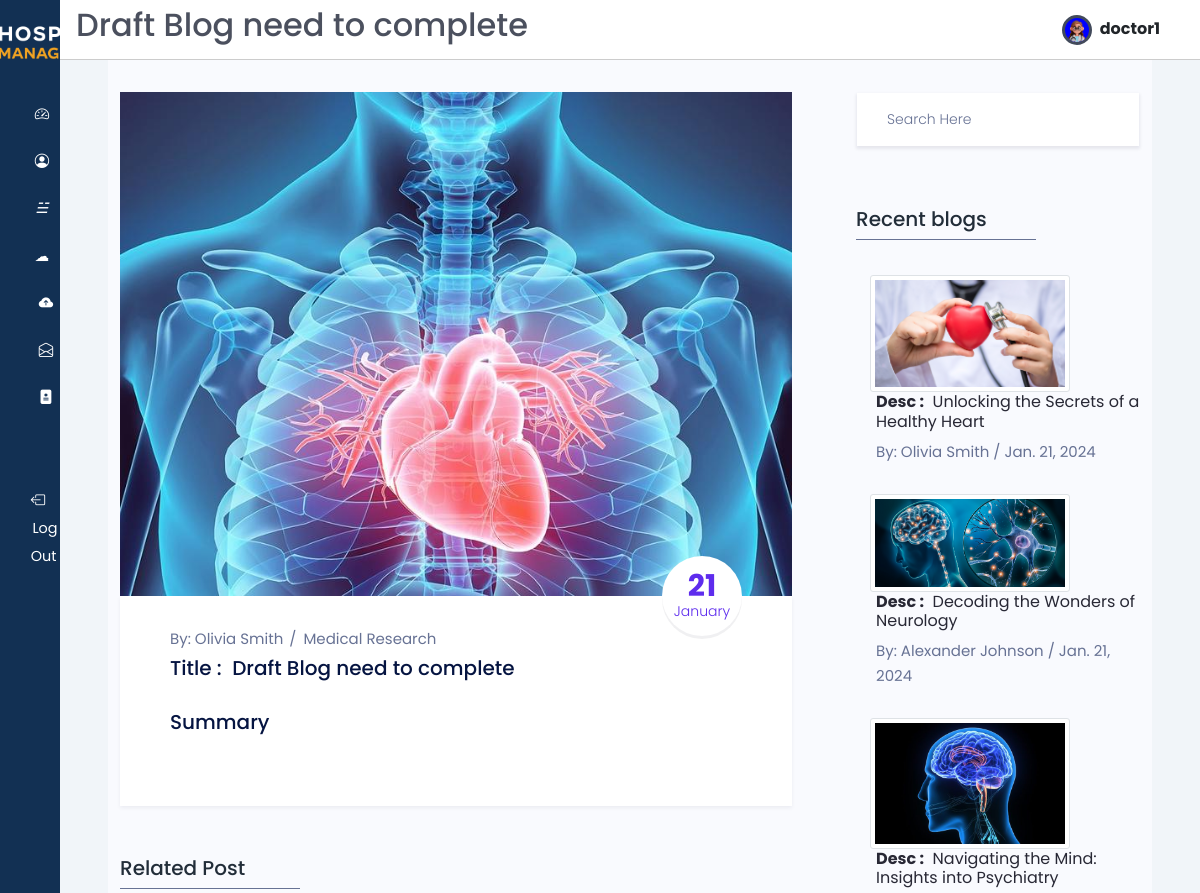
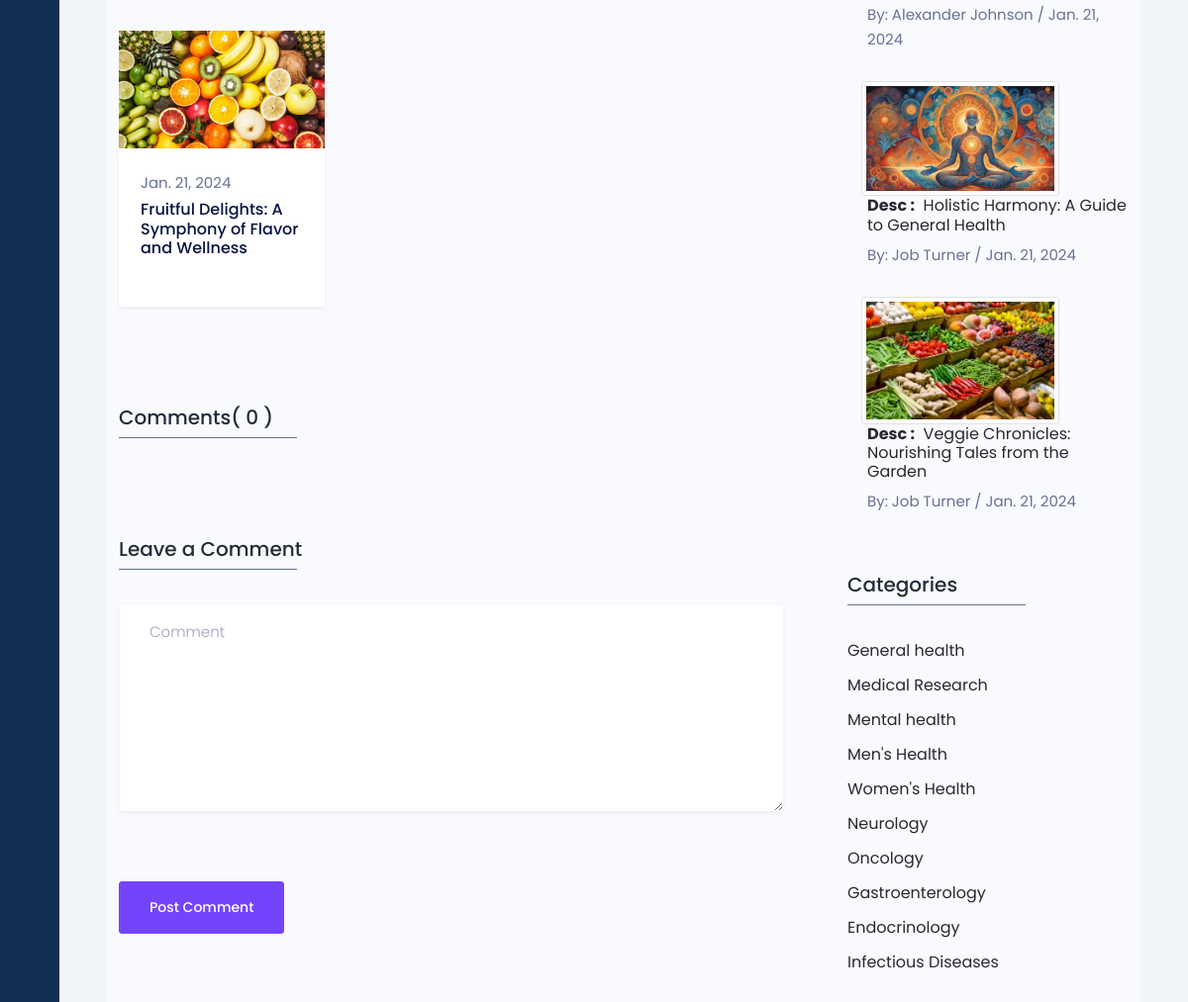
The page /blog/2/ (signed in) on the database its author committed (2 pictures, top to bottom).
### doctors/models.py (models this page shows, shortened)
class Blogs(models.Model):
  blog_id = models.AutoField(primary_key=True)
  title = models.CharField(max_length=255)
  description = models.TextField()
  summary = models.TextField()
  is_published = models.BooleanField(default=False)
  posted_at = models.DateField(default=datetime.now)
  thumbnail = models.ImageField(upload_to="blogs/thumbnail", null=True, blank=True)
  id_category = models.ForeignKey(Category, on_delete=models.PROTECT)
  doctor = models.ForeignKey(Doctors, on_delete=models.CASCADE)
  class Meta:
    verbose_name = "Blog"
    verbose_name_plural = "Blogs"

class Category(models.Model):
  id_category = models.AutoField(primary_key=True)
  name = models.CharField(max_length=50)
  class Meta:
    verbose_name = "Category"
    verbose_name_plural = "Categories"
  def __str__(self):
    return self.name

### users/models.py (models this page shows, shortened)
class Users(AbstractUser):
    email = models.CharField(max_length=50,unique=True)
    username = models.CharField(max_length=50, unique=True)
    password = models.CharField(max_length=200)
    first_name = models.CharField(max_length=50)
    last_name = models.CharField(max_length=50)
    gender_choices = (("Male", "Male"), ("Female", "Female"))
    gender = models.CharField(max_length=10, choices=gender_choices, default="not_known")
    birthday = models.DateField(null=True, blank=True)
    is_doctor = models.BooleanField(default=False)
    profile_avatar = models.ImageField(upload_to="users/profiles", blank=True, default="doctor/profiles/download.png")
    id_address = models.ForeignKey(Address, on_delete=models.CASCADE, null=True)
    class Meta:
      verbose_name = "User"
      verbose_name_plural = "Users"

class Doctors(models.Model):
  user = models.OneToOneField(Users, on_delete=models.CASCADE, primary_key=True)
  specialty = models.ForeignKey(Specialty,on_delete=models.CASCADE)
  bio = models.TextField()
  class Meta:
    verbose_name = "Doctor"
    verbose_name_plural = "Doctors"
  def __str__(self):
      return self.user.get_full_name() or self.user.username

### doctors/views.py (the view)
# urls.py: path('blog/<int:blog_id>/',view_blog,name='blog'),
@login_required(login_url='/login')
def view_blog(request, blog_id):
    base_template = 'patients/base.html'
    if request.user.is_doctor:
      base_template = 'doctors/base.html'
    blog = get_object_or_404(Blogs, blog_id=blog_id)
    related_blogs = Blogs.objects.filter(id_category=blog.id_category, is_published=True).exclude(blog_id=blog_id).order_by('-posted_at')[:3]
    recent_blogs = Blogs.objects.filter(~Q(blog_id=blog_id), is_published=True).order_by('-posted_at')[:5]
    categories = Category.objects.all()
    comments = Comments.objects.filter(blog=blog)
    context = {
        'related_blogs': related_blogs,
        'recent_blogs': recent_blogs,
        'blog': blog,
        'categories': categories,
        'comments': comments,
        'base_template': base_template,
    }
    return render(request, 'doctors/view_blog.html', context)

### templates/doctors/view_blog.html (shortened to what this page needs)
{% extends base_template %}
{% load static %}
{% block page_title %}
  {{ blog.title|slice:":50"|wordwrap:50|default:'' }}{% if blog.title|length > 50 %}...{% endif %}
{% endblock page_title %}
{% block content %}
<main>
  <section class="blog_area sec_pad" style="margin-top:-8%;">
    <div class="container">
      <div class="row">
        <div class="col-lg-8">
          <div class="blog_list_item mb_50">
            <img class="img-fluid" src="{{blog.thumbnail.url}}" alt="" style="height:100%;width:100%;">
            <div class="blog_content">
              <div class="post_date">
                <h2>{{blog.posted_at|date:'d'}} <span>{{blog.posted_at|date:'F'}}</span></h2>
              </div>
              <div class="entry_post_info">
                By: <a href="#">{{blog.doctor}}</a>
                <a href="#">{{blog.id_category}}</a>
              </div>
              <a href="#">
                <h5 class="f_p f_size_20 f_500 t_color mb_20">Title : &nbsp;{{blog.title}}</h5>
              </a>
              <a href="#">
                <h5 class="f_p f_size_20 f_500 t_color mb_20">Summary </h5>
              </a>
            </div>
          </div>
          <div class="blog_post">
            <div class="widget_title">
              <h3 class="f_p f_size_20 t_color3">Related Post</h3>
              <div class="border_bottom"></div>
            </div>
            <div class="row">
              {% for blog in related_blogs %}
              <div class="col-lg-4 col-sm-6">
                <div class="blog_post_item">
                  <div class="blog_img">
                    <a href="/blog/{{blog.blog_id}}">
                      <img src="{{blog.thumbnail.url}}" alt="">
                    </a>
                  </div>
                  <div class="blog_content">
                    <div class="entry_post_info">
                      <a href="#">{{blog.posted_at}}</a>
                    </div>
                    <a href="/blog/{{blog.title}}">
                      <h5 class="f_p f_size_16 f_500 t_color">{{blog.title}}</h5>
                    </a>
                  </div>
                </div>
              </div>
              {% endfor %}
            </div>
          </div>
          <div class="widget_title mt_100">
            <h3 class="f_p f_size_20 t_color3"> Comments( {{ comments.count }} )</h3>
            <div class="border_bottom"></div>
          </div>
          <div class="widget_title mt_100">
            <h3 class="f_p f_size_20 t_color3">Leave a Comment</h3>
            <div class="border_bottom"></div>
          </div>
          <form class="get_quote_form row" action="{% url 'comment' %}" method="post">
            <div class="col-md-12 form-group">
              <textarea class="form-control message" name='comment' placeholder="Comment"></textarea>
            </div>
            <div class="col-md-12">
              <button class="btn btn_three btn_hover f_size_15 f_500" type="submit">Post Comment</button>
            </div>
          </form>
        </div>
        <div class="col-lg-4">
          <div class="blog-sidebar">
            <div class="widget sidebar_widget widget_search">
              <form action="{% url 'search_blogs' %}" class="search-form input-group" method='get'>
                <input type="search" class="form-control widget_input" name='keyword' placeholder="Search Here">
              </form>
            </div>
            <div class="widget sidebar_widget widget_recent_post mt_60">
              <div class="widget_title">
                  <h3 class="f_p f_size_20 t_color3">Recent blogs</h3>
                  <div class="border_bottom"></div>
              </div>
              {% for recent_blog in recent_blogs %}
                  <div class="media post_item">
                      <a href="/blog/{{recent_blog.blog_id}}">
                          <img src="{{recent_blog.thumbnail.url}}" style="margin-left:5%;" class='img-responsive img-fluid img-thumbnail' height="75" width="200" alt="">
                      </a>
                      <div class="media-body">
                          <a href="/blog/{{recent_blog.blog_id}}">
                              <h3 class="f_size_16 f_p f_400"><b>Desc :</b> &nbsp;{{recent_blog.title}}</h3>
                          </a>
                          <div class="entry_post_info">
                              By: {{recent_blog.doctor}} / {{recent_blog.posted_at}}
                          </div>
                      </div>
                  </div>
              {% endfor %}
          </div>
            <div class="widget sidebar_widget widget_categorie mt_60">
              <div class="widget_title">
                <h3 class="f_p f_size_20 t_color3">Categories</h3>
                <div class="border_bottom"></div>
              </div>
              <ul class="list-unstyled">
                {% for category in categories %}
                  <li>
                    <a href="/category/{{category.name}}">
                      <span>{{category.name}}</span>
                      <em></em></a>
                  </li>
                {% endfor %}
              </ul>
            </div>
          </div>
        </div>
      </div>
    </div>
  </section>
</main>
{% endblock %}

### templates/doctors/base.html (shortened to what this page needs)
{% load static %}
<!DOCTYPE HTML>
<html lang="en">
<head>
  <link href="{% static 'css/bootstrap.min.css' %}" rel="stylesheet"/>
  <link href="{% static 'css/base-style.css' %}" rel="stylesheet"/>
  <link rel="stylesheet" href="https://cdn.jsdelivr.net/gh/lykmapipo/themify-icons@0.1.2/css/themify-icons.css">
  <link  href="{% static 'css/style.css' %}" rel="stylesheet">
  <link  href="{% static 'css/bootstrap-icons.css' %}" rel="stylesheet">
  <link  href="{% static 'css/jquery.dataTables.min.css' %}" rel="stylesheet">
  <link  href="{% static 'css/styleblog.css' %}" rel="stylesheet">
  <link  href="{% static 'css/styleblog-responsive.css' %}" rel="stylesheet">
</head>
<body>
  <div class="sidebar">
    <div class="sidebar-header pt-4">
      <div class="text-center my-">
        <img src="{% static 'img/white-logo.png' %}" alt="logo" class="img-fluid" style="max-width: 170px;" />
      </div>
    </div>
    <div class="sidebar-menu">
      <ul>
        <li>
          <a href="{% url 'doctor_dashboard' %}">
            <i class="bi bi-speedometer2 me-2"></i>
          </a>
        </li>
        <li>
          <a href="{% url 'doctor_profile' %}">
            <i class="bi bi-person-circle me-2"></i>
          </a>
        </li>
        <li>
          <a href="{% url 'doctor_blogs' %}">
            <i>&#9777;&nbsp;&nbsp; </i>
          </a>
        </li>
        <li>
          <a href="{% url 'myblogs' %}">
            <i>&#9729;&nbsp;&nbsp;</i>
          </a>
        </li>
        <li>
          <a href="{% url 'upload_blog' %}">
            <i class="bi bi-cloud-arrow-up-fill"></i>
          </a>
        </li>
        <li>
          <a href="{% url 'doctor_drafts' %}">
            <i class="bi bi-envelope-open"></i>
          </a>
        </li>
        <li>
          <a href="{% url 'view_appointments' %}">
            <i class="bi bi-file-medical-fill"></i>
          </a>
        </li>
        <br><br>
        <li>
            <a href="{% url 'logout' %}" class="logout text-dark"data-bs-toggle="tooltip" data-bs-placement="right" title="logout" >
              <i class="bi bi-box-arrow-left me-3"></i>
              <span class="d-none d-md-inline">Log Out</span>
            </a>
        </li>
      </ul>
    </div>
  </div>
  <div class="main-content">
    <header class="d-flex  align-items-center">
      <h2>{% block page_title %}{% endblock page_title %}</h2>
      <a href="{% url 'doctor_profile' %}">
        <img src="{{ request.user.profile_avatar.url }}" style="width: 30px; height: 30px; border-radius: 50%; overflow: hidden; background-color: blue; display: inline-block; vertical-align: middle; border: 3px solid #424a5b;">
        <span class="fw-bold fs-6 ms-1 text-dark me-4">{{ request.user.username|safe | truncatechars:"10" }}</span>
      </a>
    </header>
    {% block content %}
    {% endblock content %}
  </body>
</html>

### static/css/base-style.css (style rules this page uses)
:root { --primary-color: #123053; --secondary-color: #EFA323; }
.main-content a { text-decoration: none !important; }

### static/css/style.css (style rules this page uses)
:root { --main-color: #424a5b; --color-dark: #1D2231; --text-grey: #8390A2; --primary-color: #123053; --secondary-color: #EFA323; }
* { font-family: 'Poppins', sans-serif; margin: 0; padding: 0; text-decoration: none; list-style-type: none; box-sizing: border-box; }
.sidebar { height: 100%; width: 240px; position: fixed; left: 0; top: 0; z-index: 100; background: var(--primary-color); color: #fff; overflow-y: auto; transition: width 500ms; }
.sidebar-header { display: flex; justify-content: space-between; align-items: center; height: 60px; padding: 0rem 1rem; }
.sidebar-menu { padding: 0rem; padding-top: 40px; }
.sidebar li { margin-bottom: 1.2rem; font-size: larger; }
.sidebar a { color: #fff !important; text-decoration: none; font-size: .9rem; }
.sidebar a span:last-child { padding-left: .1rem; }
.main-content { position: relative; margin-left: 240px; transition: margin-left 500ms; }
header { position: fixed; left: 240px; top: 0; z-index: 100; width: calc(100% - 240px); background: #fff; height: 60px; padding: 0rem 1rem; display: flex; align-items: center; justify-content: space-between; border-bottom: 1px solid #ccc; transition: left 500ms; }
main { margin-top: 60px; background: #f1f5f9; min-height: 90vh; padding: 1rem 3rem; }
.text-center { text-align: center; }
@media only screen and (max-width: 1200px) { .sidebar { width: 60px; z-index: 150; } }
@media only screen and (max-width: 1200px) { .sidebar .sidebar-header h3 span, .sidebar li span:last-child { display: none; } }
@media only screen and (max-width: 1200px) { .sidebar .sidebar-header, .sidebar li { display: flex; justify-content: center; } }
@media only screen and (max-width: 1200px) { .main-content { margin-left: 60px; } }
@media only screen and (max-width: 1200px) { .main-content header { left: 60px; width: calc(100% - 60px); } }

### rows shown on the page
Blogs: title "Draft Blog need to complete", thumbnail (picture), posted_at "21", posted_at "January", doctor "Olivia Smith", id_category "Medical Research"
Users: user.profile_avatar (picture), user.username "doctor1"
Blogs: thumbnail (picture), posted_at "Jan. 21, 2024", title "Fruitful Delights: A Symphony of Flavor and Wellness"
Blogs: thumbnail (picture), title "Unlocking the Secrets of a Healthy Heart", doctor "Olivia Smith", posted_at "Jan. 21, 2024"
Blogs: thumbnail (picture), title "Decoding the Wonders of Neurology", doctor "Alexander Johnson", posted_at "Jan. 21, 2024"
Blogs: thumbnail (picture), title "Navigating the Mind: Insights into Psychiatry", doctor "Alexander Johnson", posted_at "Jan. 21, 2024"
Blogs: thumbnail (picture), title "Holistic Harmony: A Guide to General Health", doctor "Job Turner", posted_at "Jan. 21, 2024"
Blogs: thumbnail (picture), title "Veggie Chronicles: Nourishing Tales from the Garden", doctor "Job Turner", posted_at "Jan. 21, 2024"
Category: name "General health"
Category: name "Medical Research"
Category: name "Mental health"
Category: name "Men's Health"
Category: name "Women's Health"
Category: name "Neurology"
Category: name "Oncology"
Category: name "Gastroenterology"
Category: name "Endocrinology"
Category: name "Infectious Diseases"

### other values the page prints
{{ comments.count }} "0"
